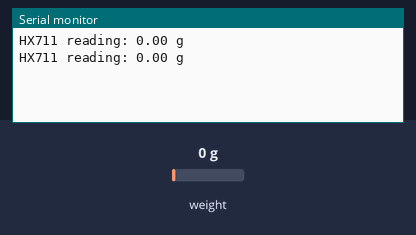
Bench run of a sketch on a simulated Arduino Uno, built with avr-gcc and run on an emulated ATmega328P. On the bench: the last lines printed to the serial monitor. The inputs (shaded band) are chosen by the test bench; at power-on: weight on the scale 0 g.

Above: at 2.0 s.
2.1 s: weight on the scale set to 100 g
At 2.7 s:
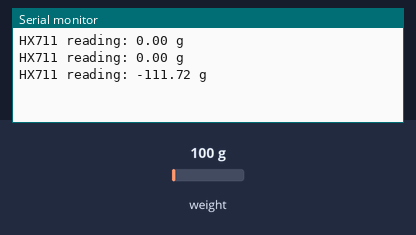
3.6 s: weight on the scale set to 1250 g
At 5.4 s:
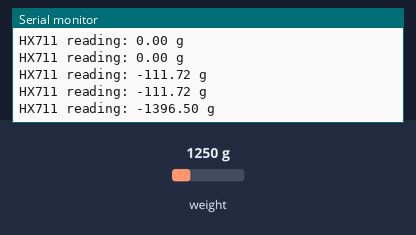
Timing chart, 0 to 6.9 s (numbered marks = the images above; inputs shaded):
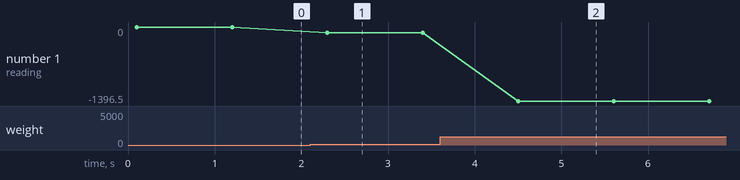

Measured:
- after the input at 2.1 s, the serial monitor: prints a new line after 0.20 s (image 1)
- after the input at 3.6 s, the serial monitor: prints a new line after 0.90 s (image 2)
- plotted number 1: 0 → -111.72 after the input at 2.1 s, -111.72 → -1396.5 after the input at 3.6 s

The sketch:

load_cell.ino
```cpp
#include "HX711.h"

// HX711 circuit wiring
const int LOADCELL_DOUT_PIN = 2;
const int LOADCELL_SCK_PIN = 3;

HX711 scale;

void setup() {
  Serial.begin(9600);
  scale.begin(LOADCELL_DOUT_PIN, LOADCELL_SCK_PIN);
}

void loop() {

  if (scale.is_ready()) {
    long reading = scale.read() * 266;
    float grams = (float)reading / 100000.0;
    grams = -grams;
    Serial.print("HX711 reading: ");
    Serial.print(grams);
    Serial.println(" g");
  } else {
    Serial.println("HX711 not found.");
  }

  delay(1000);

}
```
